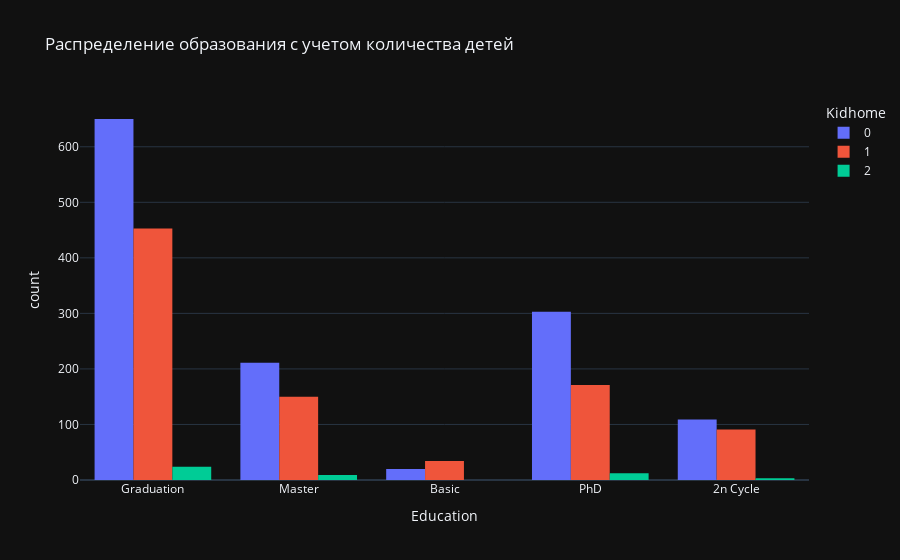

Write notebook code for a chart like this one.
### Markdown cell above
* За исключением образования Basic уровень дохода не зависит в остальных группах от уровня образования.

### Code cell
# Создание графика
fig = px.histogram(df, x="Education", color="Kidhome", 
                   barmode="group",
                   title="Распределение образования с учетом количества детей")

fig.show()

### Figure 1 — Plotly figure (JSON) as saved in the notebook; plotly's stock layout.template omitted (floating-point values rounded to 4 significant figures; data arrays with more than 128 entries replaced by an {"elided": "..."} marker saying what was removed)
{"data": [{"alignmentgroup": "True", "bingroup": "x", "hovertemplate": "Kidhome=0<br>Education=%{x}<br>count=%{y}<extra></extra>", "legendgroup": "0", "marker": {"color": "#636efa", "pattern": {"shape": ""}}, "name": "0", "offsetgroup": "0", "orientation": "v", "showlegend": true, "x": {"elided": "1293 str values"}, "xaxis": "x", "yaxis": "y", "type": "histogram"}, {"alignmentgroup": "True", "bingroup": "x", "hovertemplate": "Kidhome=1<br>Education=%{x}<br>count=%{y}<extra></extra>", "legendgroup": "1", "marker": {"color": "#EF553B", "pattern": {"shape": ""}}, "name": "1", "offsetgroup": "1", "orientation": "v", "showlegend": true, "x": {"elided": "899 str values"}, "xaxis": "x", "yaxis": "y", "type": "histogram"}, {"alignmentgroup": "True", "bingroup": "x", "hovertemplate": "Kidhome=2<br>Education=%{x}<br>count=%{y}<extra></extra>", "legendgroup": "2", "marker": {"color": "#00cc96", "pattern": {"shape": ""}}, "name": "2", "offsetgroup": "2", "orientation": "v", "showlegend": true, "x": ["Graduation", "PhD", "Master", "PhD", "2n Cycle", "Master", "Graduation", "Graduation", "Graduation", "2n Cycle", "PhD", "Graduation", "Graduation", "PhD", "Graduation", "PhD", "2n Cycle", "Graduation", "Graduation", "Master", "Graduation", "Graduation", "Graduation", "Master", "Graduation", "Graduation", "Master", "Graduation", "PhD", "PhD", "PhD", "Master", "Graduation", "PhD", "Graduation", "Master", "Graduation", "PhD", "PhD", "Graduation", "Graduation", "Graduation", "Graduation", "Master", "Master", "Graduation", "Graduation", "PhD"], "xaxis": "x", "yaxis": "y", "type": "histogram"}], "layout": {"xaxis": {"anchor": "y", "domain": [0.0, 1.0], "title": {"text": "Education"}}, "yaxis": {"anchor": "x", "domain": [0.0, 1.0], "title": {"text": "count"}}, "legend": {"title": {"text": "Kidhome"}, "tracegroupgap": 0}, "title": {"text": "Распределение образования с учетом количества детей"}, "barmode": "group"}}
